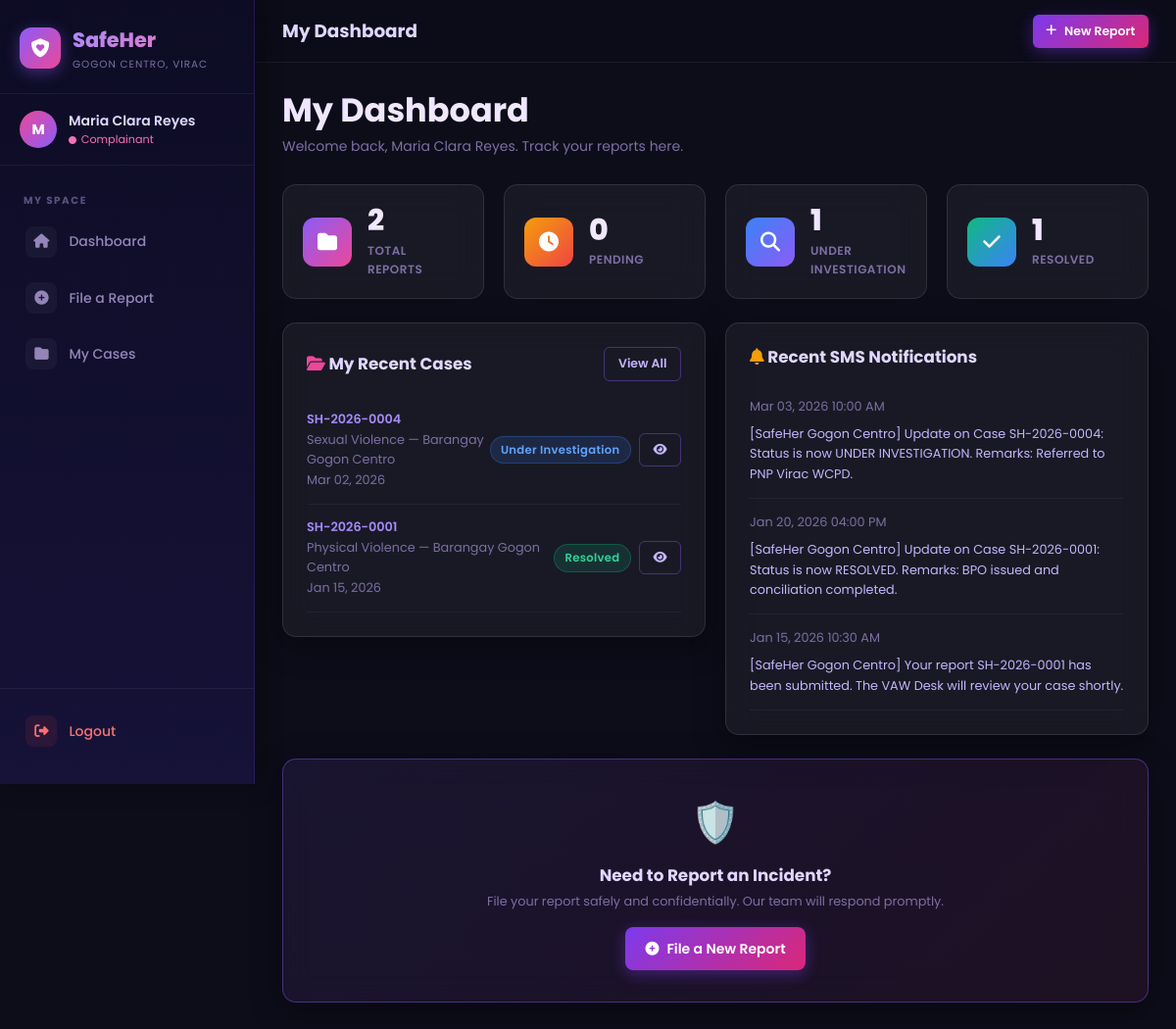
Page /complainant/dashboard (signed in) on the committed database.
### tables this page shows
CREATE TABLE `cases` (
  `id` INT UNSIGNED NOT NULL AUTO_INCREMENT,
  `case_number` VARCHAR(30) NOT NULL UNIQUE,
  `complainant_id` INT UNSIGNED NOT NULL,
  `barangay_id` INT UNSIGNED NOT NULL,
  `type_of_violence` ENUM('physical', 'sexual', 'psychological', 'economic', 'others') NOT NULL,
  `incident_date` DATE NOT NULL,
  `location` VARCHAR(255) NULL,
  `description` TEXT NOT NULL,
  `evidence_path` VARCHAR(255) NULL,
  `status` ENUM('pending', 'under_investigation', 'resolved', 'dismissed') NOT NULL DEFAULT 'pending',
  `remarks` TEXT NULL,
  `assigned_staff_id` INT UNSIGNED NULL,
  `created_at` DATETIME NOT NULL DEFAULT CURRENT_TIMESTAMP,
  `updated_at` DATETIME NOT NULL DEFAULT CURRENT_TIMESTAMP ON UPDATE CURRENT_TIMESTAMP,
  PRIMARY KEY (`id`),
  INDEX `idx_cases_case_number` (`case_number`),
  INDEX `idx_cases_status` (`status`),
  INDEX `idx_cases_tov` (`type_of_violence`),
  INDEX `idx_cases_barangay` (`barangay_id`),
  INDEX `idx_cases_complainant` (`complainant_id`),
  INDEX `idx_cases_created` (`created_at`),
  CONSTRAINT `fk_cases_complainant` FOREIGN KEY (`complainant_id`) REFERENCES `users` (`id`) ON DELETE CASCADE ON UPDATE CASCADE,
  CONSTRAINT `fk_cases_barangay` FOREIGN KEY (`barangay_id`) REFERENCES `barangays` (`id`) ON DELETE RESTRICT ON UPDATE CASCADE,
  CONSTRAINT `fk_cases_staff` FOREIGN KEY (`assigned_staff_id`) REFERENCES `users` (`id`) ON DELETE SET NULL ON UPDATE CASCADE
);

CREATE TABLE `barangays` (
  `id` INT UNSIGNED NOT NULL AUTO_INCREMENT,
  `name` VARCHAR(100) NOT NULL,
  `municipality` VARCHAR(100) NOT NULL DEFAULT 'Quezon City',
  `province` VARCHAR(100) NOT NULL DEFAULT 'Metro Manila',
  `assigned_staff_id` INT UNSIGNED NULL,
  `created_at` DATETIME NOT NULL DEFAULT CURRENT_TIMESTAMP,
  PRIMARY KEY (`id`),
  INDEX `idx_barangay_name` (`name`)
);

CREATE TABLE `notifications` (
  `id` INT UNSIGNED NOT NULL AUTO_INCREMENT,
  `user_id` INT UNSIGNED NULL,
  `case_id` INT UNSIGNED NULL,
  `recipient_phone` VARCHAR(20) NOT NULL,
  `message` TEXT NOT NULL,
  `sms_status` ENUM('pending', 'sent', 'failed') NOT NULL DEFAULT 'pending',
  `sent_at` DATETIME NULL,
  `created_at` DATETIME NOT NULL DEFAULT CURRENT_TIMESTAMP,
  PRIMARY KEY (`id`),
  INDEX `idx_notifications_user` (`user_id`),
  INDEX `idx_notifications_case` (`case_id`),
  INDEX `idx_notifications_status` (`sms_status`),
  CONSTRAINT `fk_notifications_user` FOREIGN KEY (`user_id`) REFERENCES `users` (`id`) ON DELETE SET NULL ON UPDATE CASCADE,
  CONSTRAINT `fk_notifications_case` FOREIGN KEY (`case_id`) REFERENCES `cases` (`id`) ON DELETE SET NULL ON UPDATE CASCADE
);

### controllers/ComplainantController.php (called while the page is built, shortened)
<?php
class ComplainantController {
    private CaseModel $caseModel;
    private Notification $notifModel;
    public function __construct() {
        $this->caseModel  = new CaseModel();
        $this->notifModel = new Notification();
    }
    public function dashboard(): void {
        $userId = (int)$_SESSION['user_id'];
        $cases  = $this->caseModel->getForComplainant($userId, 1);
        $allCases   = $cases['data'];
        $myCounts   = ['total'=>$cases['total'], 'pending'=>0, 'under_investigation'=>0, 'resolved'=>0, 'dismissed'=>0];
        foreach ($allCases as $c) $myCounts[$c['status']] = ($myCounts[$c['status']] ?? 0) + 1;
        $recentNotifs = $this->notifModel->getForUser($userId, 5);
        $this->render('complainant/dashboard', [
            'cases'        => $cases,
            'myCounts'     => $myCounts,
            'recentNotifs' => $recentNotifs,
            'success'      => getFlash('success'),
            'error'        => getFlash('error'),
        ]);
    }
    private function render(string $view, array $data = []): void {
        extract($data);
        include BASE_PATH . "/views/$view.php";
    }
}

### helpers/auth_helper.php (called while the page is built, shortened)
<?php
function sanitize(string $input): string {
    return htmlspecialchars(trim($input), ENT_QUOTES, 'UTF-8');
}

### helpers/case_helper.php (called while the page is built, shortened)
<?php
function statusBadge(string $status): string {
    return match ($status) {
        'pending'               => 'badge-warning',
        'under_investigation'   => 'badge-info',
        'resolved'              => 'badge-success',
        'dismissed'             => 'badge-secondary',
        default                 => 'badge-secondary',
    };
}
function statusLabel(string $status): string {
    return match ($status) {
        'pending'               => 'Pending',
        'under_investigation'   => 'Under Investigation',
        'resolved'              => 'Resolved',
        'dismissed'             => 'Dismissed',
        default                 => ucfirst($status),
    };
}
function violenceLabel(string $type): string {
    return match ($type) {
        'physical'      => 'Physical Violence',
        'sexual'        => 'Sexual Violence',
        'psychological' => 'Psychological Violence',
        'economic'      => 'Economic Abuse',
        'others'        => 'Others',
        default         => ucfirst($type),
    };
}
function fmtDate(string $datetime, string $format = 'M d, Y'): string {
    return date($format, strtotime($datetime));
}
function fmtDateTime(string $datetime): string {
    return date('M d, Y h:i A', strtotime($datetime));
}
function paginate(string $sql, array $params, int $page = 1, int $perPage = 15): array {
    $db = getDB();
    $countSql  = "SELECT COUNT(*) FROM ($sql) AS _count";
    $countStmt = $db->prepare($countSql);
    $countStmt->execute($params);
    $total = (int) $countStmt->fetchColumn();
    $offset = ($page - 1) * $perPage;
    $stmt   = $db->prepare("$sql LIMIT $perPage OFFSET $offset");
    $stmt->execute($params);
    $data = $stmt->fetchAll();
    return [
        'data'    => $data,
        'total'   => $total,
        'pages'   => (int) ceil($total / $perPage),
        'current' => $page,
    ];
}

### models/CaseModel.php (called while the page is built, shortened)
<?php
class CaseModel {
    public function getForComplainant(int $userId, int $page = 1): array {
        $sql = "SELECT c.*, b.name AS barangay_name
                FROM cases c
                LEFT JOIN barangays b ON c.barangay_id = b.id
                WHERE c.complainant_id = :uid
                ORDER BY c.created_at DESC";
        return paginate($sql, [':uid' => $userId], $page);
    }
}

### config/database.php (called while the page is built, shortened)
<?php
function getDB(): PDO
{
    static $pdo = null;
    if ($pdo === null) {
        $dsn = sprintf(
            'mysql:host=%s;dbname=%s;charset=%s',
            DB_HOST,
            DB_NAME,
            DB_CHARSET
        );
        try {
            $pdo = new PDO($dsn, DB_USER, DB_PASS, [
                PDO::ATTR_ERRMODE => PDO::ERRMODE_EXCEPTION,
                PDO::ATTR_DEFAULT_FETCH_MODE => PDO::FETCH_ASSOC,
                PDO::ATTR_EMULATE_PREPARES => false,
            ]);
        } catch (PDOException $e) {
            http_response_code(500);
            die(json_encode(['error' => 'Database connection failed: ' . $e->getMessage()]));
        }
    }
    return $pdo;
}

### models/Notification.php (called while the page is built, shortened)
<?php
class Notification {
    private PDO $db;
    public function __construct() {
        $this->db = getDB();
    }
    public function getForUser(int $userId, int $limit = 10): array {
        $stmt = $this->db->prepare(
            "SELECT * FROM notifications WHERE user_id = :uid ORDER BY created_at DESC LIMIT :lim"
        );
        $stmt->bindValue(':uid', $userId, PDO::PARAM_INT);
        $stmt->bindValue(':lim', $limit, PDO::PARAM_INT);
        $stmt->execute();
        return $stmt->fetchAll();
    }
}

### views/complainant/dashboard.php (the view, shortened to what this page needs)
<?php
include BASE_PATH . '/views/layouts/header.php';
include BASE_PATH . '/views/layouts/complainant_nav.php';
?>
<div class="page-content">
  <div class="page-header">
    <h2>My Dashboard</h2>
    <p>Welcome back, <?= sanitize($_SESSION['full_name'] ?? '') ?>. Track your reports here.</p>
  </div>
  <div class="grid grid-4 mb-3">
    <div class="stat-card">
      <div class="stat-icon"><i class="fas fa-folder"></i></div>
      <div><div class="stat-value"><?= $myCounts['total'] ?></div><div class="stat-label">Total Reports</div></div>
    </div>
    <div class="stat-card">
      <div class="stat-icon" style="background:linear-gradient(135deg,#f59e0b,#ef4444)"><i class="fas fa-clock"></i></div>
      <div><div class="stat-value"><?= $myCounts['pending'] ?></div><div class="stat-label">Pending</div></div>
    </div>
    <div class="stat-card">
      <div class="stat-icon" style="background:linear-gradient(135deg,#3b82f6,#8b5cf6)"><i class="fas fa-search"></i></div>
      <div><div class="stat-value"><?= $myCounts['under_investigation'] ?></div><div class="stat-label">Under Investigation</div></div>
    </div>
    <div class="stat-card">
      <div class="stat-icon" style="background:linear-gradient(135deg,#10b981,#3b82f6)"><i class="fas fa-check"></i></div>
      <div><div class="stat-value"><?= $myCounts['resolved'] ?></div><div class="stat-label">Resolved</div></div>
    </div>
  </div>
  <div class="grid grid-2" style="align-items:start">
    <div class="card">
      <div class="d-flex justify-between align-center mb-2">
        <h4 style="color:#e0d7ff"><i class="fas fa-folder-open" style="color:#ec4899"></i> My Recent Cases</h4>
        <a href="<?= APP_URL ?>/complainant/my-cases" class="btn btn-outline btn-sm">View All</a>
      </div>
      <?php if (empty($cases['data'])): ?>
      <div style="text-align:center;padding:2.5rem;color:#7c6fa3">
        <div style="font-size:2.5rem;margin-bottom:0.75rem">📋</div>
        <p>No cases filed yet.</p>
        <a href="<?= APP_URL ?>/complainant/report" class="btn btn-primary btn-sm mt-2">
          <i class="fas fa-plus"></i> File Your First Report
        </a>
      </div>
      <?php else: foreach (array_slice($cases['data'], 0, 5) as $c): ?>
      <div style="display:flex;justify-content:space-between;align-items:center;padding:0.85rem 0;border-bottom:1px solid rgba(255,255,255,0.05)">
        <div>
          <div class="fw-600 text-purple fs-sm"><?= sanitize($c['case_number']) ?></div>
          <div class="fs-sm text-muted"><?= violenceLabel($c['type_of_violence']) ?> — <?= sanitize($c['barangay_name'] ?? '') ?></div>
          <div class="fs-sm text-muted"><?= fmtDate($c['created_at']) ?></div>
        </div>
        <div style="display:flex;align-items:center;gap:0.5rem">
          <span class="badge <?= statusBadge($c['status']) ?>"><?= statusLabel($c['status']) ?></span>
          <a href="<?= APP_URL ?>/complainant/case-view?id=<?= $c['id'] ?>" class="btn btn-outline btn-sm">
            <i class="fas fa-eye"></i>
          </a>
        </div>
      </div>
      <?php endforeach; endif; ?>
    </div>
    <div class="card">
      <h4 style="color:#e0d7ff;margin-bottom:1rem"><i class="fas fa-bell" style="color:#f59e0b"></i> Recent SMS Notifications</h4>
      <?php if (empty($recentNotifs)): ?>
      <p class="text-muted fs-sm" style="text-align:center;padding:1.5rem 0">No notifications yet. You'll receive SMS updates as your case progresses.</p>
      <?php else: foreach ($recentNotifs as $n): ?>
      <div style="padding:0.85rem 0;border-bottom:1px solid rgba(255,255,255,0.05)">
        <div class="fs-sm text-muted"><?= fmtDateTime($n['created_at']) ?></div>
        <p class="fs-sm mt-1" style="color:#c4b5fd"><?= sanitize($n['message']) ?></p>
      </div>
      <?php endforeach; endif; ?>
    </div>
  </div>
  <div class="card card-glow mt-3" style="background:linear-gradient(135deg,rgba(139,92,246,0.1),rgba(236,72,153,0.08));text-align:center;padding:2rem">
    <div style="font-size:2.5rem;margin-bottom:0.75rem">🛡️</div>
    <h4 style="color:#e0d7ff;margin-bottom:0.4rem">Need to Report an Incident?</h4>
    <p class="text-muted fs-sm mb-2">File your report safely and confidentially. Our team will respond promptly.</p>
    <a href="<?= APP_URL ?>/complainant/report" class="btn btn-primary">
      <i class="fas fa-plus-circle"></i> File a New Report
    </a>
  </div>
</div>
</div></div>
<?php include BASE_PATH . '/views/layouts/footer.php'; ?>

### assets/css/main.css (style rules this page uses)
:root { --bg-primary: #0d0d1a; --bg-secondary: #12122b; --bg-card: rgba(255,255,255,0.05); --bg-card-hover: rgba(255,255,255,0.09); --purple-900: #1e1b4b; --purple-700: #5b21b6; --purple-500: #8b5cf6; --purple-400: #a78bfa; --purple-300: #c4b5fd; --pink-500: #ec4899; --pink-400: #f472b6; --pink-300: #f9a8d4; --gradient-main: linear-gradient(135deg, #8b5cf6 0%, #ec4899 100%); --gradient-dark: linear-gradient(135deg, #1e1b4b 0%, #2d1b4e 100%); --gradient-card: linear-gradient(135deg, rgba(139,92,246,0.15) 0%, rgba(236,72,153,0.15) 100%); --gradient-btn: linear-gradient(135deg, #7c3aed 0%, #db2777 100%); --gradient-btn-hover: linear-gradient(135deg, #6d28d9 0%, #be185d 100%); --text-primary: #f0e7ff; --text-secondary: #b8a9d9; --text-muted: #7c6fa3; --border-glass: rgba(255,255,255,0.1); --border-purple: rgba(139,92,246,0.4); --shadow-card: 0 8px 32px rgba(0,0,0,0.4); --shadow-glow: 0 0 32px rgba(139,92,246,0.22); --status-pending: #f59e0b; --status-invest: #3b82f6; --status-resolved: #10b981; --status-dismissed: #6b7280; --radius-sm: 8px; --radius-md: 14px; --radius-lg: 20px; --radius-xl: 28px; --transition: all 0.25s cubic-bezier(0.4,0,0.2,1); }
*, *::before, *::after { box-sizing: border-box; margin: 0; padding: 0; }
html { scroll-behavior: smooth; -webkit-text-size-adjust: 100%; }
body { font-family: 'Poppins', sans-serif; background-color: var(--bg-primary); color: var(--text-primary); min-height: 100vh; line-height: 1.6; overflow-x: hidden; position: relative; }
h1,h2,h3,h4,h5,h6 { font-weight: 700; line-height: 1.25; color: var(--text-primary); }
h2 { font-size: clamp(1.35rem, 3.5vw, 2.1rem); }
h4 { font-size: 1.05rem; }
p { color: var(--text-secondary); }
a { color: var(--purple-400); text-decoration: none; transition: var(--transition); }
.card { background: var(--bg-card); border: 1px solid var(--border-glass); border-radius: var(--radius-md); padding: 1.5rem; backdrop-filter: blur(16px); -webkit-backdrop-filter: blur(16px); box-shadow: var(--shadow-card); transition: var(--transition); }
.card-glow { border-color: var(--border-purple); }
.stat-card { background: var(--bg-card); border: 1px solid var(--border-glass); border-radius: var(--radius-md); padding: 1.25rem; display: flex; align-items: center; gap: 1rem; backdrop-filter: blur(16px); transition: var(--transition); }
.stat-icon { width: 50px; height: 50px; border-radius: 12px; background: var(--gradient-main); display: flex; align-items: center; justify-content: center; font-size: 1.25rem; color: white; flex-shrink: 0; }
.stat-value { font-size: clamp(1.4rem, 2.5vw, 1.9rem); font-weight: 800; line-height: 1.1; color: var(--text-primary); }
.stat-label { font-size: 0.75rem; color: var(--text-muted); text-transform: uppercase; letter-spacing: 0.5px; margin-top: 0.2rem; font-weight: 600; }
.btn { display: inline-flex; align-items: center; justify-content: center; gap: 0.5rem; padding: 0.65rem 1.25rem; min-height: 42px; border-radius: var(--radius-sm); font-family: inherit; font-size: 0.875rem; font-weight: 600; cursor: pointer; border: none; transition: var(--transition); text-decoration: none; white-space: nowrap; }
.btn-primary { background: var(--gradient-btn); color: white !important; box-shadow: 0 4px 15px rgba(124,58,237,0.4); }
.btn-outline { background: transparent; color: var(--purple-300) !important; border: 1px solid var(--border-purple); }
.btn-sm { padding: 0.4rem 0.85rem; min-height: 34px; font-size: 0.78rem; border-radius: 6px; }
.badge { display: inline-flex; align-items: center; gap: 0.35rem; padding: 0.25rem 0.65rem; border-radius: 100px; font-size: 0.725rem; font-weight: 600; text-transform: capitalize; letter-spacing: 0.3px; white-space: nowrap; }
.badge-info { background: rgba(59,130,246,0.15); color: #60a5fa; border: 1px solid rgba(59,130,246,0.3); }
.badge-success { background: rgba(16,185,129,0.15); color: #34d399; border: 1px solid rgba(16,185,129,0.3); }
.grid { display: grid; gap: 1.25rem; }
.grid-2 { grid-template-columns: repeat(2, 1fr); }
.grid-4 { grid-template-columns: repeat(4, 1fr); }
.text-muted { color: var(--text-muted) !important; }
.text-purple { color: var(--purple-400) !important; }
.d-flex { display: flex; }
.align-center { align-items: center; }
.justify-between { justify-content: space-between; }
.mt-1 { margin-top: 0.5rem; }
.mt-3 { margin-top: 1.5rem; }
.mb-2 { margin-bottom: 1rem; }
.mb-3 { margin-bottom: 1.5rem; }
.fw-600 { font-weight: 600; }
.fs-sm { font-size: 0.8rem; }

### rows in the picture
cases: case_number "SH-2026-0004", type_of_violence "Sexual Violence", barangay.name "Barangay Gogon Centro", created_at "Mar 02, 2026", status "Under Investigation"
cases: case_number "SH-2026-0001", type_of_violence "Physical Violence", barangay.name "Barangay Gogon Centro", created_at "Jan 15, 2026", status "Resolved"
notifications: created_at "Mar 03, 2026 10:00 AM", message "[SafeHer Gogon Centro] Update on Case SH-2026-0004: Status is now UNDER INVESTIGATION. Remarks: Referred to PNP Virac WCPD."
notifications: created_at "Jan 20, 2026 04:00 PM", message "[SafeHer Gogon Centro] Update on Case SH-2026-0001: Status is now RESOLVED. Remarks: BPO issued and conciliation completed."
notifications: created_at "Jan 15, 2026 10:30 AM", message "[SafeHer Gogon Centro] Your report SH-2026-0001 has been submitted. The VAW Desk will review your case shortly."

### other values in the picture
$initials "M"
$_SESSION['full_name'] "Maria Clara Reyes"
$pageTitle "My Dashboard"
$myCounts['total'] "2"
$myCounts['pending'] "0"
$myCounts['under_investigation'] "1"
$myCounts['resolved'] "1"
